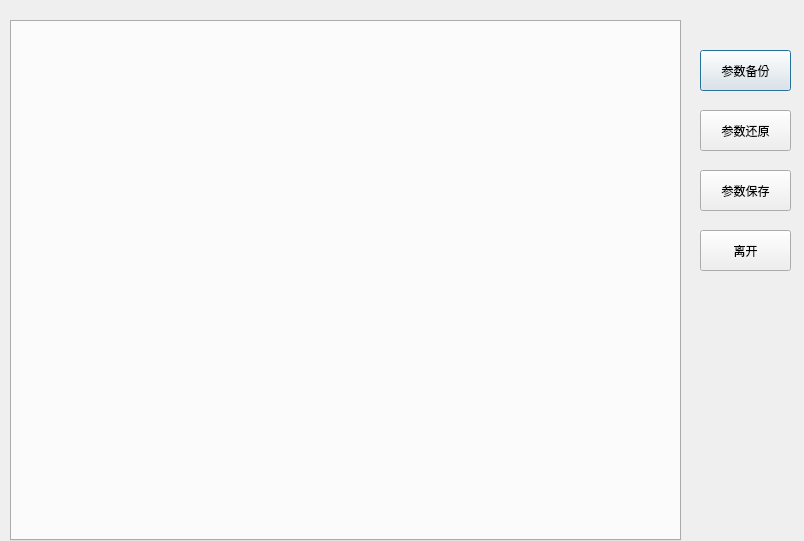
<?xml version="1.0" encoding="UTF-8"?>
<ui version="4.0">
 <class>DlgCNCParmeter</class>
 <widget class="QDialog" name="DlgCNCParmeter">
  <property name="geometry">
   <rect>
    <x>0</x>
    <y>0</y>
    <width>804</width>
    <height>541</height>
   </rect>
  </property>
  <property name="windowTitle">
   <string>机床参数</string>
  </property>
  <property name="windowIcon">
   <iconset resource="../res.qrc">
    <normaloff>:/images/image/logo.png</normaloff>:/images/image/logo.png</iconset>
  </property>
  <widget class="QPushButton" name="btn_cncpar_backup">
   <property name="geometry">
    <rect>
     <x>700</x>
     <y>50</y>
     <width>91</width>
     <height>41</height>
    </rect>
   </property>
   <property name="text">
    <string>参数备份</string>
   </property>
  </widget>
  <widget class="QPushButton" name="btn_cncpar_save">
   <property name="geometry">
    <rect>
     <x>700</x>
     <y>170</y>
     <width>91</width>
     <height>41</height>
    </rect>
   </property>
   <property name="text">
    <string>参数保存</string>
   </property>
  </widget>
  <widget class="QPushButton" name="btn_cncpar_exit">
   <property name="geometry">
    <rect>
     <x>700</x>
     <y>230</y>
     <width>91</width>
     <height>41</height>
    </rect>
   </property>
   <property name="text">
    <string>离开</string>
   </property>
  </widget>
  <widget class="QTabWidget" name="tabWidget">
   <property name="geometry">
    <rect>
     <x>10</x>
     <y>20</y>
     <width>671</width>
     <height>521</height>
    </rect>
   </property>
   <property name="styleSheet">
    <string notr="true">QTabBar::tab::selected{border-color:white;background:green;}
QTabBar::tab{width:75;height:35;}
</string>
   </property>
   <property name="currentIndex">
    <number>-1</number>
   </property>
  </widget>
  <widget class="QPushButton" name="btn_cncpar_rec">
   <property name="geometry">
    <rect>
     <x>700</x>
     <y>110</y>
     <width>91</width>
     <height>41</height>
    </rect>
   </property>
   <property name="text">
    <string>参数还原</string>
   </property>
  </widget>
 </widget>
 <resources>
  <include location="../res.qrc"/>
 </resources>
 <connections/>
</ui>
